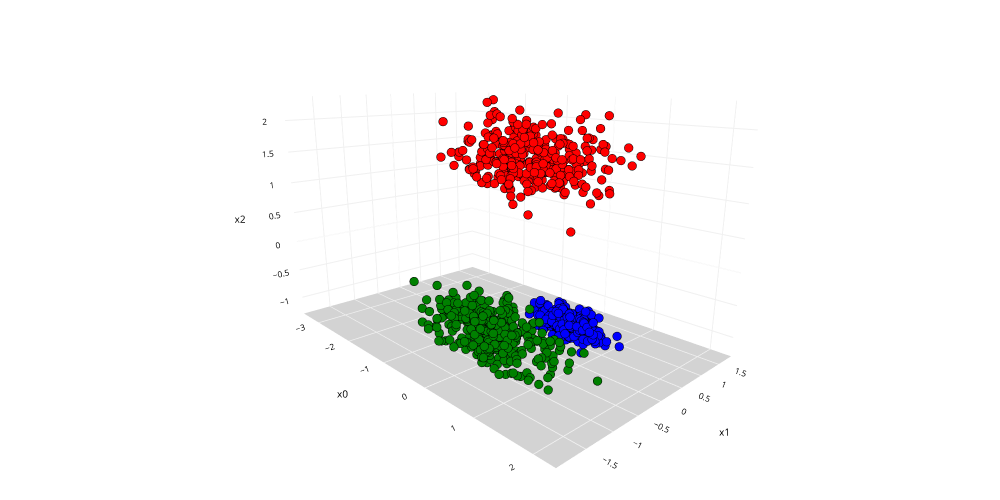

This figure's notebook cell:
### Code cell
# Visualize our data
colors = px.colors.sequential.Plasma
colors[0], colors[1], colors[2] = ['red', 'green', 'blue']
fig = px.scatter_3d(df, x='x0', y='x1', z='x2', color=df['cluster_label'].astype(str), color_discrete_sequence=colors, height=500, width=1000)
fig.update_layout(showlegend=False,
                  scene_camera=dict(up=dict(x=0, y=0, z=1), 
                                    center=dict(x=0, y=0, z=-0.1),
                                    eye=dict(x=1.5, y=-1.4, z=0.5)),
                  margin=dict(l=0, r=0, b=0, t=0),
                  scene=dict(xaxis=dict(backgroundcolor='white',
                                        color='black',
                                        gridcolor='#f0f0f0',
                                        title_font=dict(size=10),
                                        tickfont=dict(size=10)),
                             yaxis=dict(backgroundcolor='white',
                                        color='black',
                                        gridcolor='#f0f0f0',
                                        title_font=dict(size=10),
                                        tickfont=dict(size=10)),
                             zaxis=dict(backgroundcolor='lightgrey',
                                        color='black', 
                                        gridcolor='#f0f0f0',
                                        title_font=dict(size=10),
                                        tickfont=dict(size=10))))
fig.update_traces(marker=dict(size=3, line=dict(color='black', width=0.1)))
fig.show()

### Figure 1 — Plotly figure (JSON) as saved in the notebook; plotly's stock layout.template omitted (floating-point values rounded to 4 significant figures; data arrays with more than 128 entries replaced by an {"elided": "..."} marker saying what was removed)
{"data": [{"hovertemplate": "color=2<br>x0=%{x}<br>x1=%{y}<br>x2=%{z}<extra></extra>", "legendgroup": "2", "marker": {"color": "red", "line": {"color": "black", "width": 0.1}, "size": 3, "symbol": "circle"}, "mode": "markers", "name": "2", "scene": "scene", "showlegend": true, "type": "scatter3d", "x": {"elided": "333 float values"}, "y": {"elided": "333 float values"}, "z": {"elided": "333 float values"}}, {"hovertemplate": "color=1<br>x0=%{x}<br>x1=%{y}<br>x2=%{z}<extra></extra>", "legendgroup": "1", "marker": {"color": "green", "line": {"color": "black", "width": 0.1}, "size": 3, "symbol": "circle"}, "mode": "markers", "name": "1", "scene": "scene", "showlegend": true, "type": "scatter3d", "x": {"elided": "333 float values"}, "y": {"elided": "333 float values"}, "z": {"elided": "333 float values"}}, {"hovertemplate": "color=0<br>x0=%{x}<br>x1=%{y}<br>x2=%{z}<extra></extra>", "legendgroup": "0", "marker": {"color": "blue", "line": {"color": "black", "width": 0.1}, "size": 3, "symbol": "circle"}, "mode": "markers", "name": "0", "scene": "scene", "showlegend": true, "type": "scatter3d", "x": {"elided": "334 float values"}, "y": {"elided": "334 float values"}, "z": {"elided": "334 float values"}}], "layout": {"height": 500, "legend": {"title": {"text": "color"}, "tracegroupgap": 0}, "margin": {"b": 0, "l": 0, "r": 0, "t": 0}, "scene": {"camera": {"center": {"x": 0, "y": 0, "z": -0.1}, "eye": {"x": 1.5, "y": -1.4, "z": 0.5}, "up": {"x": 0, "y": 0, "z": 1}}, "domain": {"x": [0, 1], "y": [0, 1]}, "xaxis": {"backgroundcolor": "white", "color": "black", "gridcolor": "#f0f0f0", "tickfont": {"size": 10}, "title": {"font": {"size": 10}, "text": "x0"}}, "yaxis": {"backgroundcolor": "white", "color": "black", "gridcolor": "#f0f0f0", "tickfont": {"size": 10}, "title": {"font": {"size": 10}, "text": "x1"}}, "zaxis": {"backgroundcolor": "lightgrey", "color": "black", "gridcolor": "#f0f0f0", "tickfont": {"size": 10}, "title": {"font": {"size": 10}, "text": "x2"}}}, "showlegend": false, "width": 1000}}
